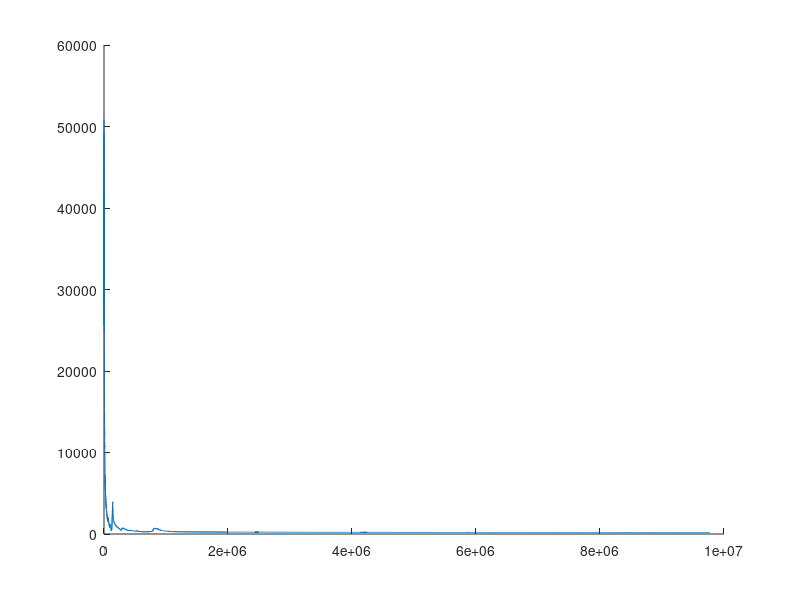

Write MATLAB code to recreate this figure. (Note: this script raises an error after producing the figure.)
test2 = load('test2.mat');
test3 = load('test3.mat');
test4 = load('test4.mat');
test5 = load('test5.mat');

close all

hold on
cm = colormap('lines'); % Get default line colors
plot(test2.input_freq(2000:end), test2.impedance(2000:end), 'Color', cm(1,:), 'HandleVisibility', 'off')
plot(test3.input_freq, test3.impedance, 'Color', cm(1,:), 'HandleVisibility', 'off')
plot(test4.input_freq, test4.impedance, 'Color', cm(1,:), 'HandleVisibility', 'off')
plot(test5.input_freq(1500:end), test5.impedance(1500:end), 'Color', cm(1,:), 'HandleVisibility', 'off')
plot(NaN, 'DisplayName', 'Impedance', 'Color', cm(1,:))

xline(750e3, 'DisplayName', 'Predicted Resonant Frequency', 'Color', cm(2,:))

legend("Location", "best")
xlabel('Frequency [Hz]')
ylabel('Impedance [$\Omega$]','interpreter','latex')
title('Peizo Transfer Function')
grid on
xscale log
yscale log
hold off
set(gcf, "Color", "w")